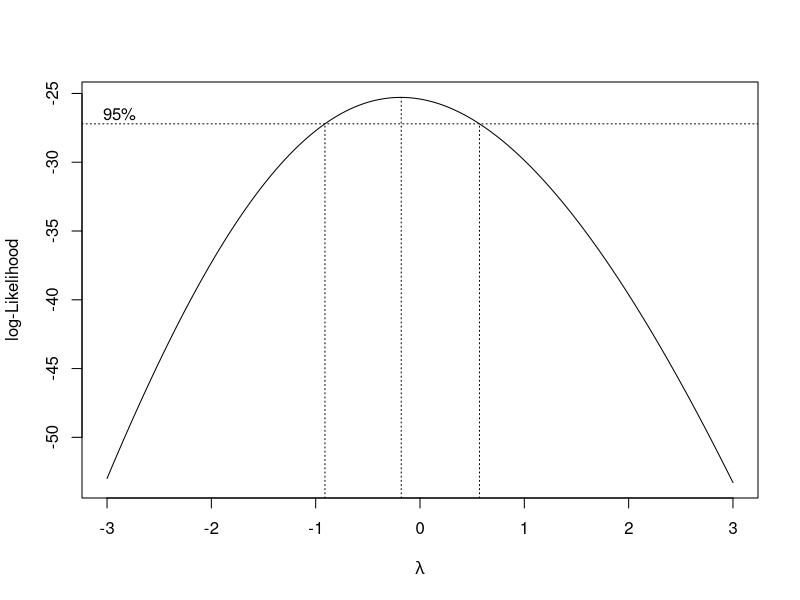
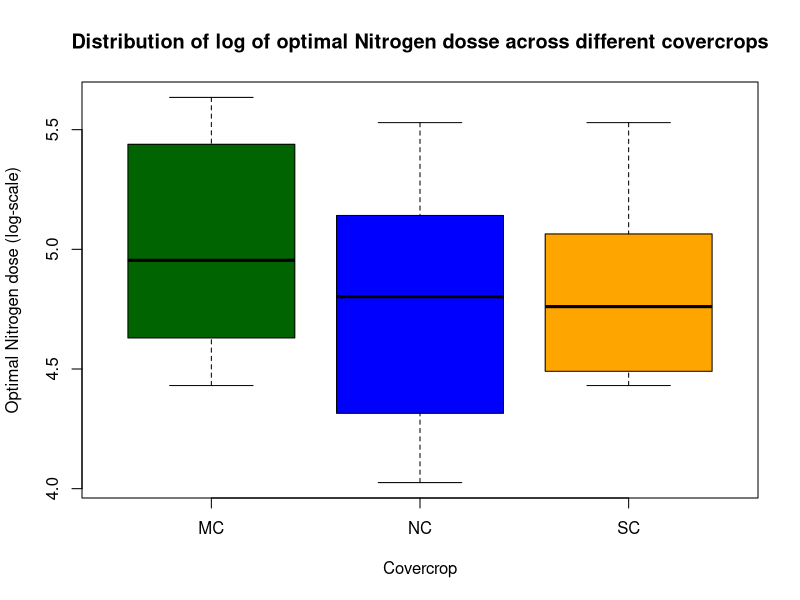
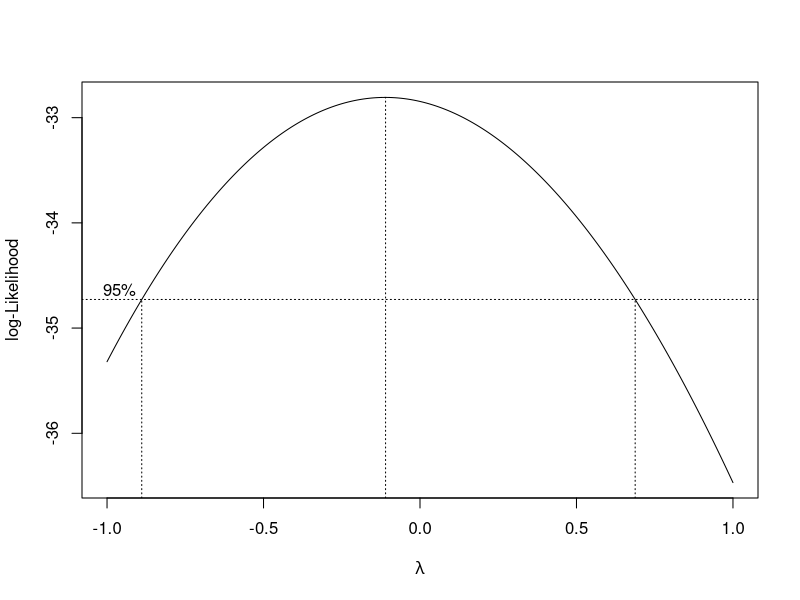

Reproduce these figures in R, in order.
rm(list = ls())
library(lme4)
library(MASS)
library(multcomp)
df <- read.csv('../QP_fit_data.csv', header = TRUE)
dim(df)
head(df)
df$YEAR <- as.factor(df$YEAR)
df$SITE <- as.factor(df$SITE)
df$COVERCROP <- as.factor(df$COVERCROP)
str(df)

# fixed: cover crop; random: year:site
m0 <- lmer(jp ~ COVERCROP + (1|YEAR:SITE),
           data = df)
summary(m0)
boxcox(jp ~ COVERCROP + SITE*YEAR,
       data = df, lambda = seq(-3,3,0.01)) # Needs log transformation
m0_trans <- lmer(log(jp) ~ COVERCROP + (1|YEAR:SITE),
           data = df)
summary(m0_trans)
car::Anova(m0_trans, test = 'F')
fixef(m0_trans)

pair_wise <- matrix(c(0,1,0,
                      0,0,1,
                      0,1,-1), nrow = 3, byrow = TRUE)
rownames(pair_wise)<- c('NC - MC', 'SC - MC', 'NC - SC')

pair_wise_glht <- glht(m0_trans, linfct = pair_wise,
                       adjust = 'tukey')
summary(pair_wise_glht)

diff_effect <- matrix(c(1,0,0,
                        1,1,0,
                        1,0,1), nrow = 3, byrow = TRUE)
rownames(diff_effect)<- c('MC', 'NC', 'SC')
diff_effect_glht <- glht(m0_trans, linfct = diff_effect,
                         adjust = 'tukey')
summary(diff_effect_glht)

confint(diff_effect_glht, level = 0.67)
confint(diff_effect_glht, level = 0.95)

plot(log(jp)~COVERCROP, data = df,
     main = 'Distribution of log of optimal Nitrogen dosse across different covercrops',
     xlab = 'Covercrop', ylab = 'Optimal Nitrogen dose (log-scale)',
     col = c('darkgreen', 'blue', 'orange'))


# fixed: cover crop + site; random: year
m1 <- lmer(jp ~ COVERCROP + SITE + (1|YEAR),
           data = df) # singular fit
summary(m1)
car::Anova(m1, test = 'F')
boxcox(jp ~ COVERCROP + SITE + YEAR,
       data = df, lambda = seq(-1,1,0.01)) # Needs log transformation
m1_trans <-  lmer(log(jp) ~ COVERCROP + SITE + (1|YEAR),
                  data = df) # singular fit
summary(m1_trans)
car::Anova(m1_trans, test = 'F')
fixef(m1_trans)
